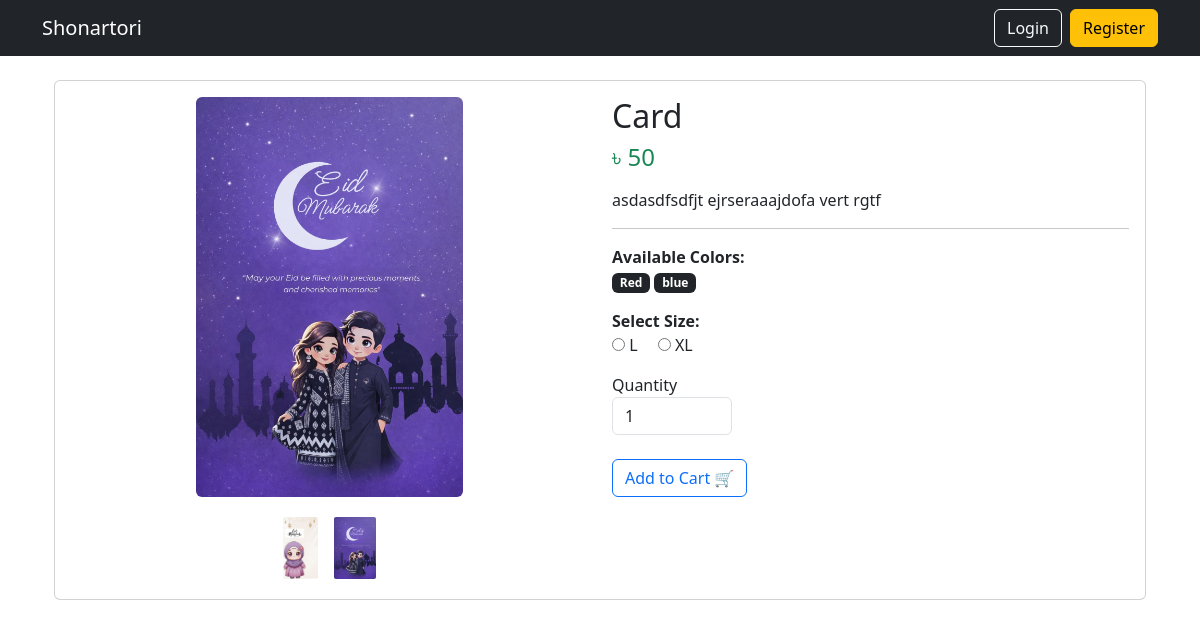
Screenshot of /product/card/ with the database file from the repository.
### products/models.py (models this page shows, shortened)
class Product(BaseModel):
    product_name = models.CharField(max_length=100)
    slug = models.SlugField(unique=True  , null=True , blank=True)
    category = models.ForeignKey(Category , on_delete=models.CASCADE , related_name="products")
    price = models.IntegerField()
    product_description = models.TextField()
    color_variant = models.ManyToManyField(ColorVariant , blank=True)
    size_variant = models.ManyToManyField(SizeVariant , blank=True)

class ProductImage(BaseModel):
    product = models.ForeignKey(Product , on_delete=models.CASCADE , related_name="product_images")
    image =  models.ImageField(upload_to="product")

class ColorVariant(BaseModel):
    color_name = models.CharField(max_length=100)
    price = models.IntegerField(default=0)

class SizeVariant(BaseModel):
    size_name = models.CharField(max_length=100)
    price = models.IntegerField(default=0)

### products/views.py (the view)
# urls.py: path('<slug>/' , get_product , name="get_product"),
def get_product(request , slug):
    try:
        product = Product.objects.get(slug =slug)
        return render(request  , 'product.html' , context = {'product' : product})
    except Exception as e:
        print(e)

### products/templates/product.html (shortened to what this page needs)
{% extends "base.html" %}
{% block content %}
<section class="section-content padding-y bg">
    <div class="container">
        <div class="card p-3">
            <div class="row">
                <aside class="col-md-6">
                    <article class="gallery-wrap">
                        <div class="img-big-wrap mb-3 text-center">
                            {% if product.product_images.first %}
                                <img id="mainImage"
                                     src="{{ product.product_images.first.image.url }}"
                                     class="img-fluid rounded"
                                     style="max-height:400px;">
                            {% else %}
                                <img id="mainImage"
                                     src="https://via.placeholder.com/400"
                                     class="img-fluid rounded">
                            {% endif %}
                        </div>
                        <div class="thumbs-wrap d-flex gap-2 flex-wrap justify-content-center">
                            {% for image in product.product_images.all %}
                                <img src="{{ image.image.url }}"
                                     class="img-thumbnail thumb-img"
                                     style="height:70px; cursor:pointer;"
                                     onclick="changeImage(this)">
                            {% endfor %}
                        </div>
                    </article>
                </aside>
                <main class="col-md-6">
                    <article class="content-body">
                        <h2 class="title">{{ product.product_name }}</h2>
                        <div class="mb-3">
                            <h4 class="text-success">৳ {{ product.price }}</h4>
                        </div>
                        <p>{{ product.product_description }}</p>
                        <hr>
                        {% if product.color_variant.count %}
                        <div class="mb-3">
                            <label><b>Available Colors:</b></label><br>
                            {% for color in product.color_variant.all %}
                                <span class="badge bg-dark">{{ color.color_name }}</span>
                            {% endfor %}
                        </div>
                        {% endif %}
                        {% if product.size_variant.count %}
                        <div class="mb-3">
                            <label><b>Select Size:</b></label><br>
                            {% for size in product.size_variant.all %}
                                <label class="me-3">
                                    <input type="radio" name="select_size" value="{{ size.uid }}">
                                    {{ size.size_name }}
                                </label>
                            {% endfor %}
                        </div>
                        {% endif %}
                        <form method="get" action="{% url 'add_to_cart' product.uid %}">
                            <div class="form-group mb-3" style="width:120px;">
                                <label>Quantity</label>
                                <input type="number" name="quantity" value="1" min="1" class="form-control">
                            </div>
                            <div class="mt-4">
                                <button type="submit" class="btn btn-outline-primary">Add to Cart 🛒</button>
                            </div>
                        </form>
                    </article>
                </main>
            </div>
        </div>
    </div>
</section>
{% endblock %}

### products/templates/product.html (style rules this page uses)
.thumb-img { border: 2px solid transparent; padding: 2px; }

### rows the page displays
Product: product_images.first.image (picture), product_name "Card", price "50", product_description "asdasdfsdfjt ejrseraaajdofa vert rgtf"
ProductImage: image (picture)
ProductImage: image (picture)
ColorVariant: color_name "Red"
ColorVariant: color_name "blue"
SizeVariant: size_name "L"
SizeVariant: size_name "XL"
